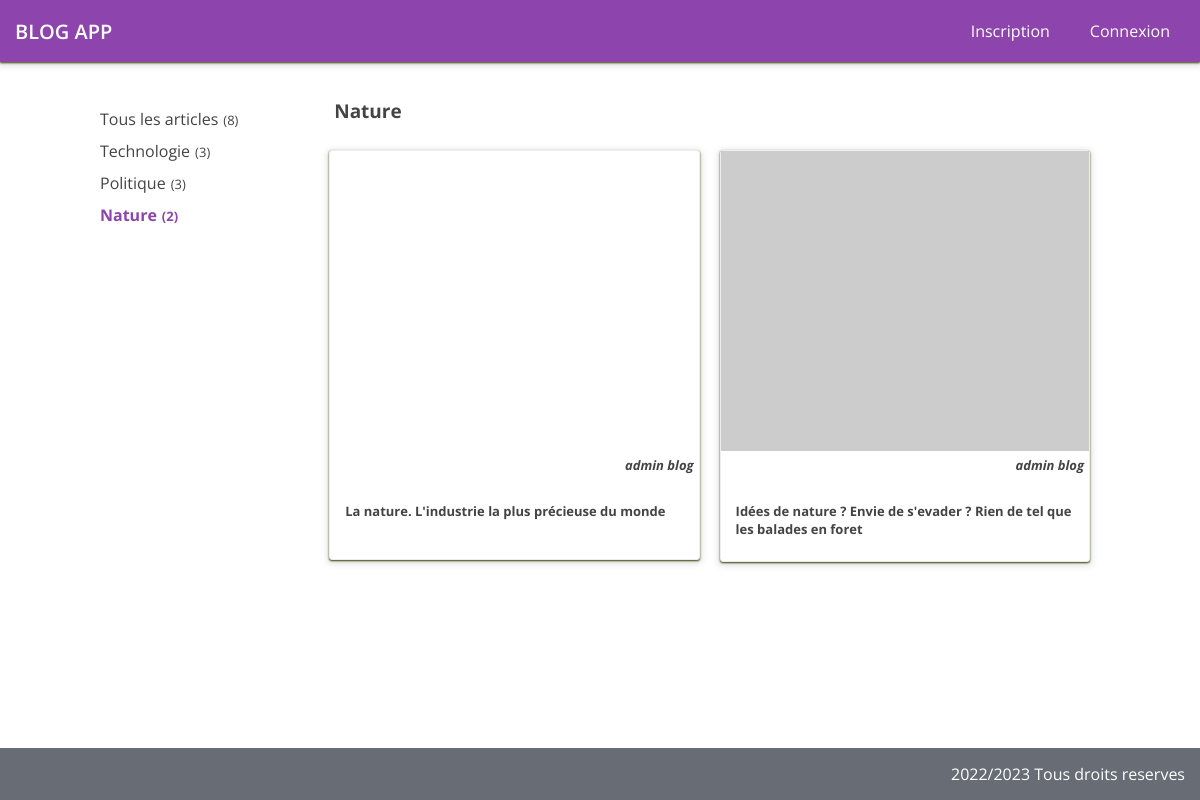
Page /?cat=Nature on the committed database.
### tables this page shows
CREATE TABLE `article` (
                           `id` int NOT NULL AUTO_INCREMENT,
                           `title` varchar(255) NOT NULL,
                           `image` varchar(255) NOT NULL,
                           `content` longtext NOT NULL,
                           `category` varchar(45) NOT NULL,
                           `author` int DEFAULT NULL,
                           PRIMARY KEY (`id`),
                           KEY `fk_article_user_idx` (`author`),
                           CONSTRAINT `fk_article_user` FOREIGN KEY (`author`) REFERENCES `user` (`id`)
);

CREATE TABLE `user` (
                        `id` int NOT NULL AUTO_INCREMENT,
                        `firstname` varchar(200) NOT NULL,
                        `lastname` varchar(200) NOT NULL,
                        `email` varchar(200) NOT NULL,
                        `password` varchar(500) NOT NULL,
                        PRIMARY KEY (`id`)
);

### database/models/ArticleDAO.php (called while the page is built, shortened)
<?php
class ArticleDAO {
    private PDOStatement $statementReadAll;
    function __construct(private PDO $pdo)
    {
        $this->statementReadAll = $this->pdo->prepare('SELECT article.*, user.firstname, user.lastname FROM article LEFT JOIN user ON article.author = user.id');
    }
    function getAll() : array {
        $this->statementReadAll->execute();
        return $this->statementReadAll->fetchAll();
    }
}
return new ArticleDAO($pdo);

### index.php (the view, shortened to what this page needs)
<?php
    require __DIR__.'/database/database.php';
    $articleDAO = require_once './database/models/ArticleDAO.php';
    $articles = $articleDAO->getAll();
    $categories = [];
    $selectedCat = $_GET['cat'] ?? '';
    if(count($articles)) {
        $catmap = array_map(fn ($a) => $a['category'], $articles);
        $categories = array_reduce($catmap, function($acc, $cat) {
            if(isset($acc[$cat])){
                $acc[$cat]++;
            } else {
                $acc[$cat] = 1;
            }
            return $acc;
        }, []);
        $articlesPerCategories = array_reduce($articles, function($acc, $article) {
            if(isset($acc[$article['category']])) {
                $acc[$article['category']] = [...$acc[$article['category']], $article];
            } else {
                $acc[$article['category']] = [$article];
            }
            return $acc;
        }, []);
    }
?>
<!DOCTYPE html>
<html lang="en">
<head>
    <?php require_once 'includes/head.php' ?>
    <link rel="stylesheet" href="public/css/index.css">
</head>
<body>
    <div class="container">
        <?php require_once 'includes/header.php'  ?>
        <div class="content">
            <div class="newsfeed-container">
                <ul class="category-container">
                    <li class="<?= $selectedCat ? '' : 'cat-active' ?>" ><a href="/">
                        Tous les articles<span class="small">(<?= count($articles) ?>)</span>
                    </a></li>
                    <?php foreach($categories as $catName => $catNum) : ?>
                        <li class="<?= $selectedCat === $catName ? 'cat-active' : '' ?>" ><a href="/?cat=<?= $catName ?>">
                            <?= $catName ?><span class="small">(<?= $catNum ?>)</span>
                        </a></li>
                    <?php endforeach; ?>
                </ul>
                <div class="feed-container">
                    <?php if(!$selectedCat) : ?>
                        <?php foreach($categories as $cat => $num) : ?>
                            <h2 class="p-10"><?= $cat ?></h2>
                            <div class="articles-container">
                                <?php foreach($articlesPerCategories[$cat] as $article) : ?>
                                    <a href="/show-article.php?id=<?= $article['id'] ?>" class="article block">
                                        <div class="overflow">
                                            <div class="img-container" style="background-image: url(<?= $article['image'] ?>);" ></div>
                                        </div>
                                        <?php if($article['author']) : ?>
                                            <div class="article-author">
                                                <p><?= $article['firstname']. ' ' .$article['lastname'] ?></p>
                                            </div>
                                        <?php endif ; ?>
                                        <h3><?= substr($article['title'], 0 ,40) . '...' ?></h3>
                                    </a>
                                <?php endforeach; ?>
                            </div>
                        <?php endforeach; ?>
                    <?php else : ?>
                        <h2><?= $selectedCat ?></h2>
                        <div class="articles-container">
                            <?php foreach($articlesPerCategories[$selectedCat] as $article) : ?>
                                <a href="/show-article.php?id=<?= $article['id'] ?>" class="article block">
                                    <div class="overflow">
                                        <div class="img-container" style="background-image: url(<?= $article['image'] ?>);" ></div>
                                    </div>
                                    <?php if($article['author']) : ?>
                                        <div class="article-author">
                                            <p><?= $article['firstname']. ' ' .$article['lastname'] ?></p>
                                        </div>
                                    <?php endif ; ?>
                                    <h3><?= $article['title'] ?></h3>
                                </a>
                            <?php endforeach; ?>
                        </div>
                    <?php endif; ?>
                </div>
            </div>
        </div>
        <?php require_once 'includes/footer.php'  ?>
    </div>
</body>
</html>

### public/css/style.css (style rules this page uses)
:root { --font-family: 'Open Sans', sans-serif; --primary: #8e44ad; --primary-dark: #72378b; --dark: #676c75; --danger: #e74c3c; --background-light: #ecf0f1; --text-color: #444; --text-color-light: #fff; --box-shadow: rgba(60, 64, 0.3) 0px 1px 2px 0px, rgba(60, 64, 67, 0.15) 0px 2px 6px 2px; --border: 1px solid #eee; }
* { box-sizing: border-box; }
html, body { margin: 0; padding: 0; font-size: 10px; font-family: var(--font-family); }
h1, p { margin: 0%; }
ul { list-style-type: none; padding: 0; }
a { color: inherit; text-decoration: none; }
.container { font-size: 1.6rem; min-height: 100vh; display: flex; flex-flow: column; color: var(--text-color); }
.content { max-width: 100rem; width: 100%; flex: 1; align-self: center; display: flex; flex-flow: column; padding: 2rem 0; align-items: center; }
.block { border-radius: 3px; border: var(--border); background-color: white; box-shadow: var(--box-shadow); }

### public/css/index.css (style rules this page uses)
.newsfeed-container { display: flex; flex-flow: row nowrap; }
.category-container { flex: 250px; }
.category-container li { margin: 1rem 0; transition: color .3s; }
.cat-active { color: var(--primary); font-weight: 700; }
.small { font-size: 1.3rem; margin: 0 .5rem; }
.feed-container h2 { font-size: 1.9rem; padding: 0 1.5rem; }
.articles-container { display: flex; flex-flow: row wrap; justify-content: center; align-items: flex-start; }
.article { flex: 30%; margin: 1rem; min-height: 41rem; cursor: pointer; }
.article h3 { font-size: 1.3rem; padding: 1rem 1.5rem; }
.article-author { display: flex; flex-flow: row; justify-content: flex-end; padding: 5px; }
.article-author p { font-size: 1.3rem; font-weight: 700; font-style: italic; }
.overflow { overflow: hidden; }
.img-container { height: 30rem; background-size: cover; transition: .4s; }

### rows in the picture
article: category "3", category "2"
article: author.firstname "admin", author.lastname "blog", title "La nature. L'industrie la plus précieuse du monde"
article: author.firstname "admin", author.lastname "blog", title "Idées de nature ? Envie de s'evader ? Rien de tel que les balades en foret"

### other values in the picture
count($articles) "8"
$catName "Technologie"
$catName "Politique"
$catName "Nature"
$selectedCat "Nature"
